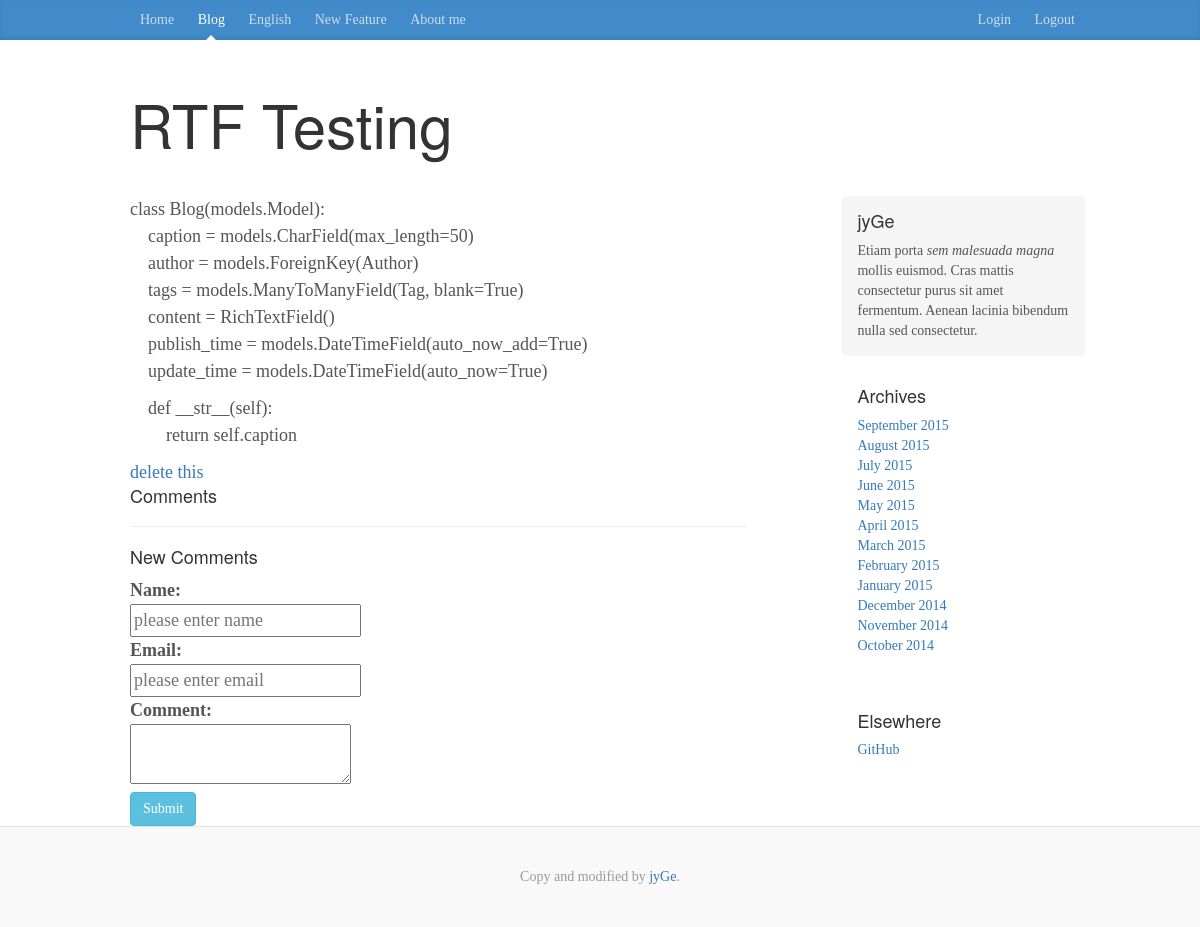
The app's page /sblog/blog/24/ with its own data.
### sblog/models.py (models this page shows, shortened)
class Blog(models.Model):
	caption = models.CharField(max_length=50)
	author = models.ForeignKey(Author)
	tags = models.ManyToManyField(Tag, blank=True)
	content = RichTextField(config_name='ckeditor')
	publish_time = models.DateTimeField(auto_now_add=True)
	update_time = models.DateTimeField(auto_now=True)

### sblog/views.py (the view)
# urls.py: url(r'^blog/(?P<pk>[0-9]+)/$', views.BlogDtailView.as_view(), name='detailblog'),
class BlogDtailView(generic.DetailView):
	model = Blog
	template_name = 'sblog/blogshow.html'

### sblog/templates/sblog/blogshow.html (shortened to what this page needs)
{% extends "sblog/base.html" %}
{% load comments %}
{% block content %}
<div class="container">
  <div class="blog-header">
    <h3 class="blog-title">{{ blog.caption }}</h3>
  </div>
  <div class="row">
    <div class="col-sm-8 blog-main">
    	{{ blog.content|safe }}
    	<a href="{% url 'sblog:delblog' blog.pk %}" title="delete">delete this</a>
    	{% block comments %}
		<article id="cmt">
		    {% get_comment_count for blog as comment_count %}
		        <h4 class="muted comtop">{{ comment_count }} Comments</h4>
		        <hr class="soften">
		    {% get_comment_list for blog as blog_com %}
		</article>
		<article >
		    {% get_comment_form for blog as blog_form %}
		        <div id="comment_form">
		            <h4 class="muted comtop">New Comments</h4>
		            <form class="form-horizontal" action="{% comment_form_target %}" method="post">
		                <fieldset>
		                <b>Name:</b><div><input type="text" name="name" placeholder="please enter name" required="required"></div>
		                <b>Email:</b><div><input type="email" name="email" placeholder="please enter email" required="required"></div>
		                <b>Comment:</b><div><textarea name="comment" required="required"></textarea></div>
		                <div class="form-actions">
		                    <input class="btn btn-info" type="submit" name="submit" value="Submit">
		                </div>
		                </fieldset>
		            </form>
		        </div>
		</article>
{% endblock %}
    </div>
    <div class="col-sm-3 col-sm-offset-1 blog-sidebar">
      <div class="sidebar-module sidebar-module-inset">
        <h4>jyGe</h4>
        <p>Etiam porta <em>sem malesuada magna</em> mollis euismod. Cras mattis consectetur purus sit amet fermentum. Aenean lacinia bibendum nulla sed consectetur.</p>
      </div>
      <div class="sidebar-module">
        <h4>Archives</h4>
        <ol class="list-unstyled">
          <li><a href="#">September 2015</a></li>
          <li><a href="#">August 2015</a></li>
          <li><a href="#">July 2015</a></li>
          <li><a href="#">June 2015</a></li>
          <li><a href="#">May 2015</a></li>
          <li><a href="#">April 2015</a></li>
          <li><a href="#">March 2015</a></li>
          <li><a href="#">February 2015</a></li>
          <li><a href="#">January 2015</a></li>
          <li><a href="#">December 2014</a></li>
          <li><a href="#">November 2014</a></li>
          <li><a href="#">October 2014</a></li>
        </ol>
      </div>
      <div class="sidebar-module">
        <h4>Elsewhere</h4>
        <ol class="list-unstyled">
          <li><a href="https://github.com/jyGe">GitHub</a></li>
        </ol>
      </div>
    </div>
  </div>
</div>
{% endblock %}

### sblog/static/sblog/blog.css (style rules this page uses)
body { font-family: Georgia, "Times New Roman", Times, serif; color: #555; }
h1, .h1, h2, .h2, h3, .h3, h4, .h4, h5, .h5, h6, .h6 { margin-top: 0; font-family: "Helvetica Neue", Helvetica, Arial, sans-serif; font-weight: normal; color: #333; }
@media (min-width: 1200px) { .container { width: 970px; } }
.blog-header { padding-top: 20px; padding-bottom: 20px; }
.blog-title { margin-top: 30px; margin-bottom: 0; font-size: 60px; font-weight: normal; }
.blog-main { font-size: 18px; line-height: 1.5; }
.sidebar-module { padding: 15px; margin: 0 -15px 15px; }
.sidebar-module-inset { padding: 15px; background-color: #f5f5f5; border-radius: 4px; }
.sidebar-module-inset p:last-child, .sidebar-module-inset ul:last-child, .sidebar-module-inset ol:last-child { margin-bottom: 0; }

### records on screen
Blog: caption "RTF Testing", content "class Blog(models.Model): caption = models.CharField(max_length=50) author = models.ForeignKey(Author) tags = models.ManyToManyField(Tag, blank=True) content = RichTextField() publish_time = models.DateTimeField(auto_now_add=True) update_time = models.DateTimeField(auto_now=True) def __str__(self): return self.caption"
